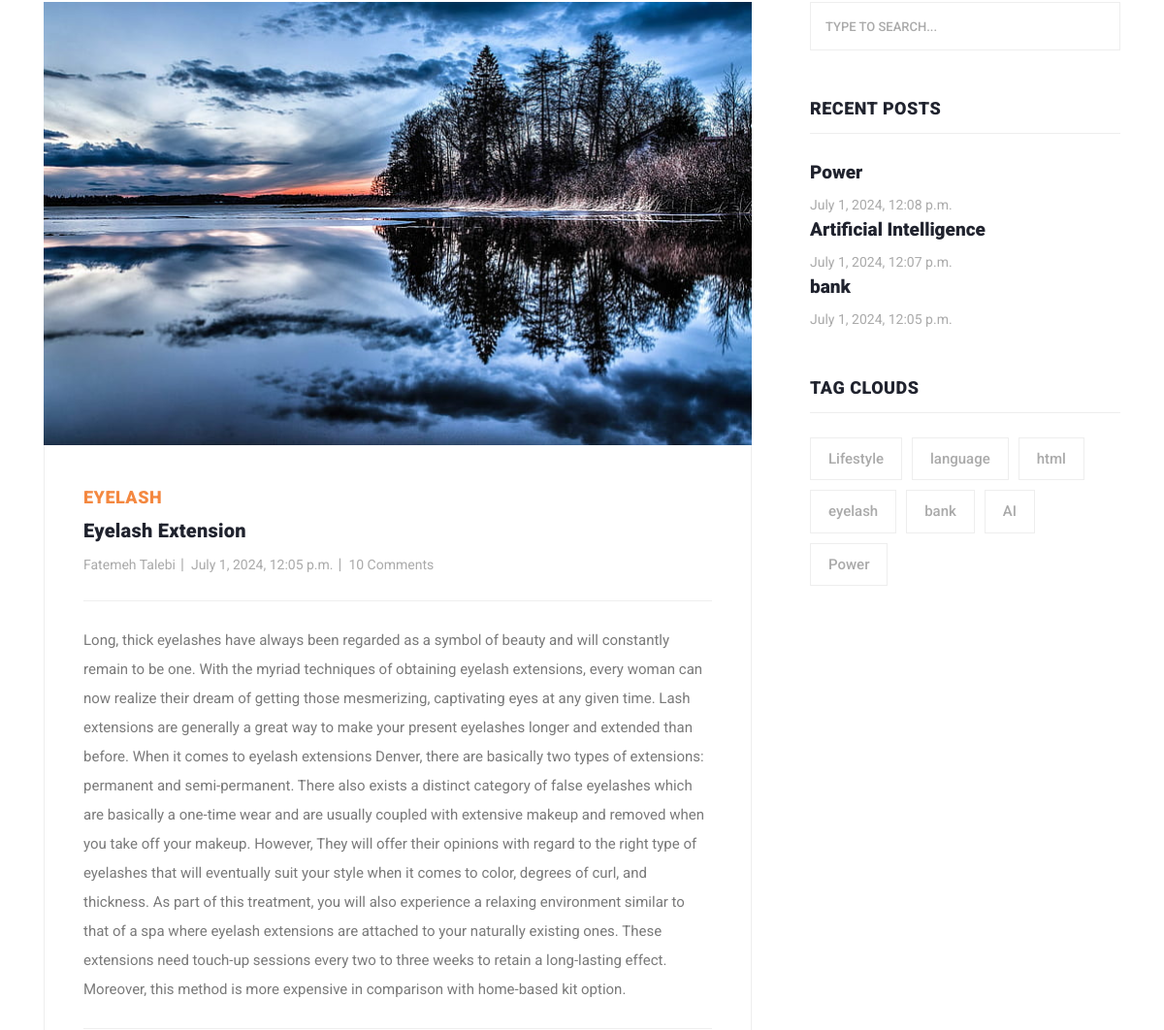
Page /post/details/eyelash-extension (middle part) on the earlier database version.
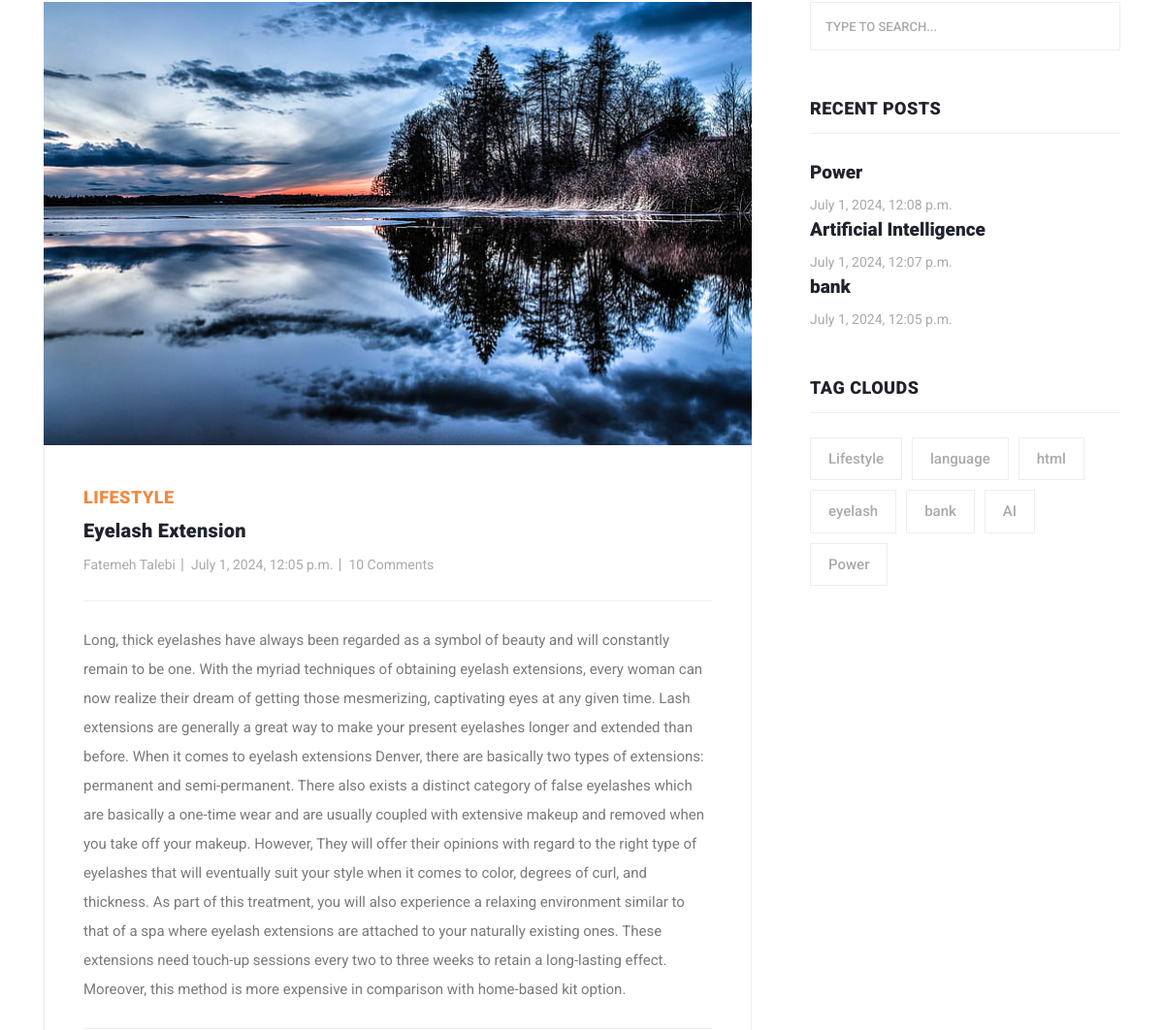
Same page on the later database version.
### post/models.py (models this page shows, shortened)
class Article(models.Model):
    author = models.ForeignKey(User, on_delete=models.CASCADE, null=True)
    category = models.ManyToManyField(Category, related_name="articles")
    title = models.CharField(max_length=100)
    body = models.TextField()
    created_time = models.DateTimeField(auto_now_add=True)
    updated_time = models.DateTimeField(auto_now=True)
    image = models.ImageField(upload_to='images/post')
    slug = models.SlugField(null=True, unique=True)

class Category(models.Model):
    title = models.CharField(max_length=100)
    class Meta:
        verbose_name_plural = 'Categories'
    def __str__(self):
        return self.title

### post/views.py (the view)
# urls.py: path('details/<slug:slug>', views.post_details, name='details'),
def post_details(request, slug):
    articles = Article.objects.get(slug=slug)
    return render(request, 'post/post-details.html', context={'articles': articles})

### context_processors/context_processors.py (called while the page is built)
def user(request):
    user = User.objects.all()
    return {'user': user}

def sidebar(request):
    recent = Article.objects.order_by('-created_time')[:3]
    return {'recent': recent}

def categories(request):
    categories = Category.objects.all()
    return {'categories': categories}

### post/templates/post/post-details.html (shortened to what this page needs)
{% extends 'base.html' %}
{% load static %}
{% block content %}
    <body>
    <section class="blog-posts grid-system">
        <div class="container">
            <div class="row">
                <div class="col-lg-8">
                    <div class="all-blog-posts">
                        <div class="row">
                            <div class="col-lg-12">
                                <div class="blog-post">
                                    <div class="blog-thumb">
                                        <img src="{{ articles.image.url }}" alt="">
                                    </div>
                                    <div class="down-content">
                                        <span>{{ articles.category.first }}</span>
                                        <a href="{{ article.get_absolute_url }}"><h4>{{ articles.title }}</h4></a>
                                        <ul class="post-info">
                                            <li><a href="#">{{ articles.author.get_full_name }}</a></li>
                                            <li><a href="#">{{ articles.created_time }}</a></li>
                                            <li><a href="#">10 Comments</a></li>
                                        </ul>
                                        <p>{{ articles.body }}</p>
                                    </div>
                                </div>
                            </div>
                        </div>
                    </div>
                </div>
                {% include 'includes/sidebar.html' %}
            </div>
        </div>
    </section>
{% endblock %}

### templates/base.html (shortened to what this page needs)
{% load static %}
<!DOCTYPE html>
<html lang="en">
  <head>
    <link href="{% static 'vendor/bootstrap/css/bootstrap.min.css' %}" rel="stylesheet">
    <link rel="stylesheet" href="{% static 'css/fontawesome.css' %}">
    <link rel="stylesheet" href="{% static 'css/templatemo-stand-blog.css' %}">
    <link rel="stylesheet" href="{% static 'css/owl.css' %}">
  </head>
<body>
{% block content %}
{% endblock %}
</body>
</html>

### templates/includes/sidebar.html
{% load static %}
<div class="col-lg-4">
    <div class="sidebar">
        <div class="row">
            <div class="col-lg-12">
                <div class="sidebar-item search">
                    <form id="search_form" name="gs" method="GET" action="#">
                        <input type="text" name="q" class="searchText" placeholder="type to search..."
                               autocomplete="on">
                    </form>
                </div>
            </div>
            <div class="col-lg-12">
                <div class="sidebar-item recent-posts">
                    <div class="sidebar-heading">
                        <h2>Recent Posts</h2>
                    </div>
                    {% for item in recent %}
                        <div class="content">
                            <ul>
                                <li><a href="{% url 'post:details' item.slug %}">
                                    <h5>{{ item.title }}</h5>
                                    <span>{{ item.created_time }}</span>
                                </a></li>
                            </ul>
                        </div>
                    {% endfor %}
                </div>
            </div>
            <div class="col-lg-12">
                <div class="sidebar-item tags">
                    <div class="sidebar-heading">
                        <h2>Tag Clouds</h2>
                    </div>
                    <div class="content">
                        <ul>
                            {% for item in categories %}
                                <li><a href="{% url 'post:categories' item.id %}">{{ item.title }}</a></li>
                            {% endfor %}
                        </ul>
                    </div>
                </div>
            </div>
        </div>
    </div>
</div>

### static/css/templatemo-stand-blog.css (style rules this page uses)
body { font-family: 'Roboto', sans-serif; overflow-x: hidden; text-rendering: optimizeLegibility; -webkit-font-smoothing: antialiased; -moz-osx-font-smoothing: grayscale; }
p { margin-bottom: 0px; font-size: 15px; font-weight: 400; color: #7a7a7a; line-height: 30px; }
a { text-decoration: none!important; }
ul { padding: 0; margin: 0; list-style: none; }
h1,h2,h3,h4,h5,h6 { margin: 0px; }
.blog-posts { margin-top: 100px; }
.blog-posts .blog-post { margin-bottom: 30px; }
.blog-posts .blog-thumb img { width: 100%; overflow: hidden; }
.blog-posts .down-content { padding: 40px; border-right: 1px solid #eee; border-left: 1px solid #eee; border-bottom: 1px solid #eee; }
.blog-posts .down-content span { font-size: 18px; text-transform: uppercase; letter-spacing: 0.5px; font-weight: 900; color: #f48840; }
.blog-posts .down-content h4 { font-size: 24px; text-transform: capitalize; letter-spacing: 0.5px; font-weight: 900; color: #20232e; margin: 10px 0px 12px 0px; }
.blog-posts .down-content ul.post-info li { display: inline-block; margin-right: 8px; }
.blog-posts .down-content ul.post-info li:after { content: '|'; color: #aaa; margin-left: 8px; }
.blog-posts .down-content h4 { font-size: 20px; letter-spacing: 0.25px; }
.grid-system .down-content ul.post-info li { margin-right: 3px; }
.grid-system .down-content ul.post-info li:after { margin-left: 5px; }
.blog-posts .down-content ul.post-info li:last-child::after { display: none; }
.blog-posts .down-content ul.post-info li a { font-size: 14px; color: #aaa; font-weight: 400; transition: all .3s; }
.blog-posts .down-content p { padding: 25px 0px; margin: 25px 0px; border-top: 1px solid #eee; border-bottom: 1px solid #eee; }
.blog-posts .sidebar-heading h2 { font-size: 18px; text-transform: uppercase; font-weight: 900; letter-spacing: 0.5px; color: #20232e; border-bottom: 1px solid #eee; padding-bottom: 15px; margin-bottom: 25px; }
.sidebar { margin-left: 30px; }
.sidebar .sidebar-item { margin-top: 50px; }
.sidebar .search { margin-top: 0px; }
.sidebar .sidebar-heading h2 { font-size: 18px; text-transform: uppercase; font-weight: 900; letter-spacing: 0.5px; color: #20232e; border-bottom: 1px solid #eee; padding-bottom: 15px; margin-bottom: 25px; }
.sidebar .search input { width: 100%; height: 50px; border: 1px solid #eee; font-size: 13px; text-transform: uppercase; font-weight: 500; color: #7a7a7a; outline: none; padding: 0px 15px; }
.sidebar .search input::placeholder { color: #aaa; }
.sidebar .recent-posts ul li { margin-bottom: 15px; padding-bottom: 15px; border-bottom: 1px solid #eee; }
.sidebar .recent-posts ul li:last-child { margin-bottom: 0px; padding-bottom: 0px; border-bottom: none; }
.sidebar .recent-posts ul li h5 { font-size: 19px; font-weight: 900; color: #20232e; line-height: 30px; transition: all 0.3s; }
.sidebar .recent-posts ul li span { display: block; font-size: 14px; color: #aaa; margin-top: 8px; }
.sidebar .tags ul li { margin-right: 6px; display: inline-block; }
.sidebar .tags ul li { margin-bottom: 10px; }
.sidebar .tags ul li a { font-size: 15px; font-weight: 500; color: #aaa; display: inline-block; border: 1px solid #eee; padding: 10px 18px; transition: all .3s; }

Differences in the rows shown:
changed Article "Eyelash Extension": category.first "EYELASH" → "LIFESTYLE"
